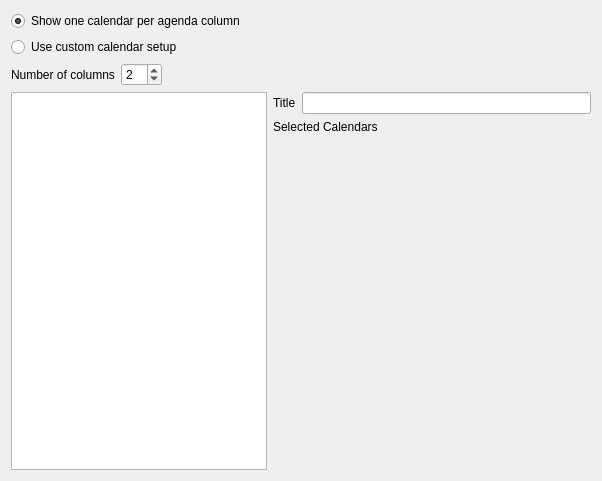
<?xml version="1.0" encoding="UTF-8"?>
<ui version="4.0">
 <class>MultiAgendaViewConfigWidget</class>
 <widget class="QWidget" name="MultiAgendaViewConfigWidget">
  <property name="geometry">
   <rect>
    <x>0</x>
    <y>0</y>
    <width>602</width>
    <height>481</height>
   </rect>
  </property>
  <layout class="QGridLayout" name="gridLayout">
   <item row="0" column="0">
    <widget class="QRadioButton" name="useDefaultRB">
     <property name="text">
      <string>Show one calendar per agenda column</string>
     </property>
     <property name="checked">
      <bool>true</bool>
     </property>
    </widget>
   </item>
   <item row="1" column="0">
    <widget class="QRadioButton" name="useCustomRB">
     <property name="text">
      <string>Use custom calendar setup</string>
     </property>
    </widget>
   </item>
   <item row="2" column="0">
    <layout class="QHBoxLayout" name="horizontalLayout">
     <item>
      <widget class="QLabel" name="columnNumberLabel">
       <property name="text">
        <string>Number of columns</string>
       </property>
      </widget>
     </item>
     <item>
      <widget class="QSpinBox" name="columnNumberSB">
       <property name="minimum">
        <number>1</number>
       </property>
       <property name="value">
        <number>2</number>
       </property>
      </widget>
     </item>
     <item>
      <spacer name="horizontalSpacer">
       <property name="orientation">
        <enum>Qt::Horizontal</enum>
       </property>
       <property name="sizeHint" stdset="0">
        <size>
         <width>40</width>
         <height>20</height>
        </size>
       </property>
      </spacer>
     </item>
    </layout>
   </item>
   <item row="3" column="0">
    <layout class="QHBoxLayout" name="horizontalLayout_3">
     <item>
      <widget class="QListView" name="columnList">
       <property name="sizePolicy">
        <sizepolicy hsizetype="Preferred" vsizetype="Expanding">
         <horstretch>0</horstretch>
         <verstretch>0</verstretch>
        </sizepolicy>
       </property>
      </widget>
     </item>
     <item>
      <layout class="QVBoxLayout" name="verticalLayout">
       <item>
        <layout class="QHBoxLayout" name="horizontalLayout_2">
         <item>
          <widget class="QLabel" name="titleLabel">
           <property name="text">
            <string cooment="Agenda title">Title</string>
           </property>
          </widget>
         </item>
         <item>
          <widget class="QLineEdit" name="titleLE"/>
         </item>
        </layout>
       </item>
       <item>
        <widget class="QLabel" name="selectedCalendarsLabel">
         <property name="sizePolicy">
          <sizepolicy hsizetype="MinimumExpanding" vsizetype="Preferred">
           <horstretch>0</horstretch>
           <verstretch>0</verstretch>
          </sizepolicy>
         </property>
         <property name="text">
          <string>Selected Calendars</string>
         </property>
        </widget>
       </item>
       <item>
        <widget class="QStackedWidget" name="selectionStack">
         <property name="sizePolicy">
          <sizepolicy hsizetype="MinimumExpanding" vsizetype="MinimumExpanding">
           <horstretch>1</horstretch>
           <verstretch>1</verstretch>
          </sizepolicy>
         </property>
         <property name="currentIndex">
          <number>-1</number>
         </property>
        </widget>
       </item>
      </layout>
     </item>
    </layout>
   </item>
  </layout>
 </widget>
 <resources/>
 <connections/>
</ui>
